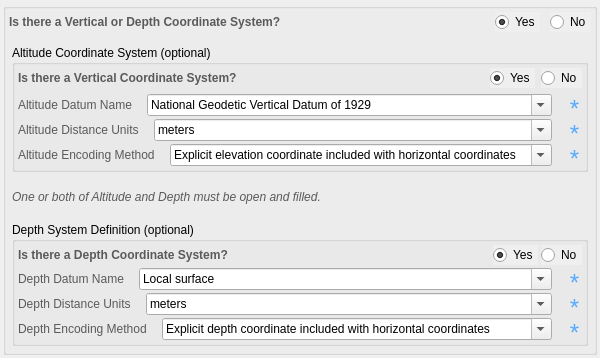
<?xml version="1.0" encoding="UTF-8"?>
<ui version="4.0">
 <class>Form</class>
 <widget class="QWidget" name="Form">
  <property name="geometry">
   <rect>
    <x>0</x>
    <y>0</y>
    <width>529</width>
    <height>354</height>
   </rect>
  </property>
  <property name="sizePolicy">
   <sizepolicy hsizetype="Preferred" vsizetype="Fixed">
    <horstretch>0</horstretch>
    <verstretch>0</verstretch>
   </sizepolicy>
  </property>
  <property name="font">
   <font>
    <family>Arial</family>
   </font>
  </property>
  <property name="focusPolicy">
   <enum>Qt::WheelFocus</enum>
  </property>
  <property name="acceptDrops">
   <bool>true</bool>
  </property>
  <property name="windowTitle">
   <string>Form</string>
  </property>
  <property name="styleSheet">
   <string notr="true">QLabel{
font: 9pt &quot;Arial&quot;;
color: rgb(90, 90, 90);
}

QLineEdit {
font: 9pt &quot;Arial&quot;;
color: rgb(50, 50, 50);
}</string>
  </property>
  <layout class="QVBoxLayout" name="verticalLayout_12" stretch="0">
   <property name="spacing">
    <number>3</number>
   </property>
   <property name="leftMargin">
    <number>3</number>
   </property>
   <property name="topMargin">
    <number>3</number>
   </property>
   <property name="rightMargin">
    <number>3</number>
   </property>
   <property name="bottomMargin">
    <number>3</number>
   </property>
   <item>
    <widget class="QGroupBox" name="fgdc_vertdef">
     <property name="sizePolicy">
      <sizepolicy hsizetype="Preferred" vsizetype="Fixed">
       <horstretch>0</horstretch>
       <verstretch>0</verstretch>
      </sizepolicy>
     </property>
     <property name="title">
      <string/>
     </property>
     <layout class="QVBoxLayout" name="verticalLayout_3">
      <property name="spacing">
       <number>10</number>
      </property>
      <property name="leftMargin">
       <number>3</number>
      </property>
      <property name="topMargin">
       <number>3</number>
      </property>
      <property name="rightMargin">
       <number>3</number>
      </property>
      <property name="bottomMargin">
       <number>3</number>
      </property>
      <item>
       <layout class="QHBoxLayout" name="horizontalLayout_27">
        <item>
         <widget class="QLabel" name="label_15">
          <property name="minimumSize">
           <size>
            <width>0</width>
            <height>20</height>
           </size>
          </property>
          <property name="styleSheet">
           <string notr="true">font: bold;</string>
          </property>
          <property name="text">
           <string>Is there a Vertical or Depth Coordinate System?</string>
          </property>
         </widget>
        </item>
        <item>
         <spacer name="horizontalSpacer_5">
          <property name="orientation">
           <enum>Qt::Horizontal</enum>
          </property>
          <property name="sizeHint" stdset="0">
           <size>
            <width>40</width>
            <height>20</height>
           </size>
          </property>
         </spacer>
        </item>
        <item>
         <widget class="QRadioButton" name="rbtn_yes">
          <property name="autoFillBackground">
           <bool>true</bool>
          </property>
          <property name="text">
           <string>Yes</string>
          </property>
          <property name="checked">
           <bool>true</bool>
          </property>
         </widget>
        </item>
        <item>
         <widget class="QRadioButton" name="rbtn_no">
          <property name="autoFillBackground">
           <bool>true</bool>
          </property>
          <property name="text">
           <string>No</string>
          </property>
          <property name="checked">
           <bool>false</bool>
          </property>
         </widget>
        </item>
       </layout>
      </item>
      <item>
       <widget class="QWidget" name="content_layout" native="true">
        <layout class="QVBoxLayout" name="verticalLayout">
         <property name="spacing">
          <number>3</number>
         </property>
         <property name="leftMargin">
          <number>3</number>
         </property>
         <property name="topMargin">
          <number>3</number>
         </property>
         <property name="rightMargin">
          <number>3</number>
         </property>
         <property name="bottomMargin">
          <number>3</number>
         </property>
         <item>
          <widget class="QGroupBox" name="fgdc_altsys">
           <property name="sizePolicy">
            <sizepolicy hsizetype="Preferred" vsizetype="Fixed">
             <horstretch>0</horstretch>
             <verstretch>0</verstretch>
            </sizepolicy>
           </property>
           <property name="title">
            <string>Altitude Coordinate System (optional)</string>
           </property>
           <layout class="QVBoxLayout" name="verticalLayout_10">
            <property name="leftMargin">
             <number>3</number>
            </property>
            <property name="topMargin">
             <number>3</number>
            </property>
            <property name="rightMargin">
             <number>3</number>
            </property>
            <property name="bottomMargin">
             <number>3</number>
            </property>
            <item>
             <layout class="QHBoxLayout" name="horizontalLayout_34">
              <item>
               <widget class="QLabel" name="label_33">
                <property name="minimumSize">
                 <size>
                  <width>0</width>
                  <height>20</height>
                 </size>
                </property>
                <property name="styleSheet">
                 <string notr="true">font: bold;</string>
                </property>
                <property name="text">
                 <string>Is there a Vertical Coordinate System?</string>
                </property>
               </widget>
              </item>
              <item>
               <spacer name="horizontalSpacer_12">
                <property name="orientation">
                 <enum>Qt::Horizontal</enum>
                </property>
                <property name="sizeHint" stdset="0">
                 <size>
                  <width>40</width>
                  <height>20</height>
                 </size>
                </property>
               </spacer>
              </item>
              <item>
               <widget class="QRadioButton" name="rbtn_yes_alt">
                <property name="autoFillBackground">
                 <bool>true</bool>
                </property>
                <property name="text">
                 <string>Yes</string>
                </property>
                <property name="checked">
                 <bool>true</bool>
                </property>
               </widget>
              </item>
              <item>
               <widget class="QRadioButton" name="rbtn_no_alt">
                <property name="autoFillBackground">
                 <bool>true</bool>
                </property>
                <property name="text">
                 <string>No</string>
                </property>
                <property name="checked">
                 <bool>false</bool>
                </property>
               </widget>
              </item>
             </layout>
            </item>
            <item>
             <widget class="QWidget" name="altsys_contents" native="true">
              <layout class="QVBoxLayout" name="verticalLayout_11">
               <property name="spacing">
                <number>3</number>
               </property>
               <property name="leftMargin">
                <number>0</number>
               </property>
               <property name="topMargin">
                <number>0</number>
               </property>
               <property name="rightMargin">
                <number>0</number>
               </property>
               <property name="bottomMargin">
                <number>0</number>
               </property>
               <item>
                <layout class="QHBoxLayout" name="horizontalLayout_13">
                 <property name="spacing">
                  <number>15</number>
                 </property>
                 <item>
                  <widget class="QLabel" name="label_34">
                   <property name="text">
                    <string>Altitude Datum Name</string>
                   </property>
                  </widget>
                 </item>
                 <item>
                  <widget class="QComboBox" name="fgdc_altdatum">
                   <property name="sizePolicy">
                    <sizepolicy hsizetype="Expanding" vsizetype="Fixed">
                     <horstretch>0</horstretch>
                     <verstretch>0</verstretch>
                    </sizepolicy>
                   </property>
                   <property name="minimumSize">
                    <size>
                     <width>140</width>
                     <height>0</height>
                    </size>
                   </property>
                   <property name="editable">
                    <bool>true</bool>
                   </property>
                   <property name="currentText">
                    <string>National Geodetic Vertical Datum of 1929</string>
                   </property>
                   <property name="text" stdset="0">
                    <string/>
                   </property>
                   <item>
                    <property name="text">
                     <string>National Geodetic Vertical Datum of 1929</string>
                    </property>
                   </item>
                   <item>
                    <property name="text">
                     <string>North American Vertical Datum of 1988</string>
                    </property>
                   </item>
                  </widget>
                 </item>
                 <item>
                  <widget class="QLabel" name="label_35">
                   <property name="sizePolicy">
                    <sizepolicy hsizetype="Fixed" vsizetype="Minimum">
                     <horstretch>0</horstretch>
                     <verstretch>0</verstretch>
                    </sizepolicy>
                   </property>
                   <property name="minimumSize">
                    <size>
                     <width>15</width>
                     <height>0</height>
                    </size>
                   </property>
                   <property name="maximumSize">
                    <size>
                     <width>16777215</width>
                     <height>20</height>
                    </size>
                   </property>
                   <property name="font">
                    <font>
                     <family>Arial</family>
                     <pointsize>9</pointsize>
                     <weight>50</weight>
                     <italic>false</italic>
                     <bold>false</bold>
                    </font>
                   </property>
                   <property name="toolTip">
                    <string>Required</string>
                   </property>
                   <property name="text">
                    <string>&lt;html&gt;&lt;head/&gt;&lt;body&gt;&lt;p&gt;&lt;span style=&quot; font-size:18pt; color:#55aaff;&quot;&gt;*&lt;/span&gt;&lt;/p&gt;&lt;/body&gt;&lt;/html&gt;</string>
                   </property>
                   <property name="scaledContents">
                    <bool>true</bool>
                   </property>
                   <property name="alignment">
                    <set>Qt::AlignHCenter|Qt::AlignTop</set>
                   </property>
                   <property name="margin">
                    <number>0</number>
                   </property>
                   <property name="indent">
                    <number>0</number>
                   </property>
                  </widget>
                 </item>
                </layout>
               </item>
               <item>
                <layout class="QHBoxLayout" name="horizontalLayout_14">
                 <property name="spacing">
                  <number>15</number>
                 </property>
                 <item>
                  <widget class="QLabel" name="label_36">
                   <property name="text">
                    <string>Altitude Distance Units</string>
                   </property>
                  </widget>
                 </item>
                 <item>
                  <widget class="QComboBox" name="fgdc_altunits">
                   <property name="sizePolicy">
                    <sizepolicy hsizetype="Expanding" vsizetype="Fixed">
                     <horstretch>0</horstretch>
                     <verstretch>0</verstretch>
                    </sizepolicy>
                   </property>
                   <property name="editable">
                    <bool>true</bool>
                   </property>
                   <property name="text" stdset="0">
                    <string/>
                   </property>
                   <item>
                    <property name="text">
                     <string>meters</string>
                    </property>
                   </item>
                   <item>
                    <property name="text">
                     <string>feet</string>
                    </property>
                   </item>
                  </widget>
                 </item>
                 <item>
                  <widget class="QLabel" name="label_37">
                   <property name="sizePolicy">
                    <sizepolicy hsizetype="Fixed" vsizetype="Minimum">
                     <horstretch>0</horstretch>
                     <verstretch>0</verstretch>
                    </sizepolicy>
                   </property>
                   <property name="minimumSize">
                    <size>
                     <width>15</width>
                     <height>0</height>
                    </size>
                   </property>
                   <property name="maximumSize">
                    <size>
                     <width>16777215</width>
                     <height>20</height>
                    </size>
                   </property>
                   <property name="font">
                    <font>
                     <family>Arial</family>
                     <pointsize>9</pointsize>
                     <weight>50</weight>
                     <italic>false</italic>
                     <bold>false</bold>
                    </font>
                   </property>
                   <property name="toolTip">
                    <string>Required</string>
                   </property>
                   <property name="text">
                    <string>&lt;html&gt;&lt;head/&gt;&lt;body&gt;&lt;p&gt;&lt;span style=&quot; font-size:18pt; color:#55aaff;&quot;&gt;*&lt;/span&gt;&lt;/p&gt;&lt;/body&gt;&lt;/html&gt;</string>
                   </property>
                   <property name="scaledContents">
                    <bool>true</bool>
                   </property>
                   <property name="alignment">
                    <set>Qt::AlignHCenter|Qt::AlignTop</set>
                   </property>
                   <property name="margin">
                    <number>0</number>
                   </property>
                   <property name="indent">
                    <number>0</number>
                   </property>
                  </widget>
                 </item>
                </layout>
               </item>
               <item>
                <layout class="QHBoxLayout" name="horizontalLayout_15">
                 <property name="spacing">
                  <number>15</number>
                 </property>
                 <item>
                  <widget class="QLabel" name="label_38">
                   <property name="text">
                    <string>Altitude Encoding Method</string>
                   </property>
                  </widget>
                 </item>
                 <item>
                  <widget class="QComboBox" name="fgdc_altenc">
                   <property name="sizePolicy">
                    <sizepolicy hsizetype="Expanding" vsizetype="Fixed">
                     <horstretch>0</horstretch>
                     <verstretch>0</verstretch>
                    </sizepolicy>
                   </property>
                   <property name="editable">
                    <bool>true</bool>
                   </property>
                   <property name="text" stdset="0">
                    <string/>
                   </property>
                   <item>
                    <property name="text">
                     <string>Explicit elevation coordinate included with horizontal coordinates</string>
                    </property>
                   </item>
                   <item>
                    <property name="text">
                     <string>Implicit coordinate</string>
                    </property>
                   </item>
                   <item>
                    <property name="text">
                     <string>Attribute values</string>
                    </property>
                   </item>
                  </widget>
                 </item>
                 <item>
                  <widget class="QLabel" name="label_39">
                   <property name="sizePolicy">
                    <sizepolicy hsizetype="Fixed" vsizetype="Minimum">
                     <horstretch>0</horstretch>
                     <verstretch>0</verstretch>
                    </sizepolicy>
                   </property>
                   <property name="minimumSize">
                    <size>
                     <width>15</width>
                     <height>0</height>
                    </size>
                   </property>
                   <property name="maximumSize">
                    <size>
                     <width>16777215</width>
                     <height>20</height>
                    </size>
                   </property>
                   <property name="font">
                    <font>
                     <family>Arial</family>
                     <pointsize>9</pointsize>
                     <weight>50</weight>
                     <italic>false</italic>
                     <bold>false</bold>
                    </font>
                   </property>
                   <property name="toolTip">
                    <string>Required</string>
                   </property>
                   <property name="text">
                    <string>&lt;html&gt;&lt;head/&gt;&lt;body&gt;&lt;p&gt;&lt;span style=&quot; font-size:18pt; color:#55aaff;&quot;&gt;*&lt;/span&gt;&lt;/p&gt;&lt;/body&gt;&lt;/html&gt;</string>
                   </property>
                   <property name="scaledContents">
                    <bool>true</bool>
                   </property>
                   <property name="alignment">
                    <set>Qt::AlignHCenter|Qt::AlignTop</set>
                   </property>
                   <property name="margin">
                    <number>0</number>
                   </property>
                   <property name="indent">
                    <number>0</number>
                   </property>
                  </widget>
                 </item>
                </layout>
               </item>
              </layout>
             </widget>
            </item>
           </layout>
          </widget>
         </item>
         <item>
          <spacer name="verticalSpacer_2">
           <property name="orientation">
            <enum>Qt::Vertical</enum>
           </property>
           <property name="sizeType">
            <enum>QSizePolicy::Fixed</enum>
           </property>
           <property name="sizeHint" stdset="0">
            <size>
             <width>20</width>
             <height>15</height>
            </size>
           </property>
          </spacer>
         </item>
         <item>
          <widget class="QLabel" name="label_40">
           <property name="styleSheet">
            <string notr="true">font: italic;</string>
           </property>
           <property name="text">
            <string>One or both of Altitude and Depth must be open and filled.</string>
           </property>
          </widget>
         </item>
         <item>
          <spacer name="verticalSpacer">
           <property name="orientation">
            <enum>Qt::Vertical</enum>
           </property>
           <property name="sizeType">
            <enum>QSizePolicy::Fixed</enum>
           </property>
           <property name="sizeHint" stdset="0">
            <size>
             <width>20</width>
             <height>15</height>
            </size>
           </property>
          </spacer>
         </item>
         <item>
          <widget class="QGroupBox" name="fgdc_depthsys">
           <property name="sizePolicy">
            <sizepolicy hsizetype="Preferred" vsizetype="Fixed">
             <horstretch>0</horstretch>
             <verstretch>0</verstretch>
            </sizepolicy>
           </property>
           <property name="title">
            <string>Depth System Definition (optional)</string>
           </property>
           <layout class="QVBoxLayout" name="verticalLayout_2">
            <property name="spacing">
             <number>3</number>
            </property>
            <property name="leftMargin">
             <number>3</number>
            </property>
            <property name="topMargin">
             <number>3</number>
            </property>
            <property name="rightMargin">
             <number>3</number>
            </property>
            <property name="bottomMargin">
             <number>3</number>
            </property>
            <item>
             <layout class="QHBoxLayout" name="horizontalLayout_32">
              <item>
               <widget class="QLabel" name="label_22">
                <property name="minimumSize">
                 <size>
                  <width>0</width>
                  <height>20</height>
                 </size>
                </property>
                <property name="styleSheet">
                 <string notr="true">font: bold;</string>
                </property>
                <property name="text">
                 <string>Is there a Depth Coordinate System?</string>
                </property>
               </widget>
              </item>
              <item>
               <spacer name="horizontalSpacer_10">
                <property name="orientation">
                 <enum>Qt::Horizontal</enum>
                </property>
                <property name="sizeHint" stdset="0">
                 <size>
                  <width>40</width>
                  <height>20</height>
                 </size>
                </property>
               </spacer>
              </item>
              <item>
               <widget class="QRadioButton" name="rbtn_yes_depth">
                <property name="autoFillBackground">
                 <bool>true</bool>
                </property>
                <property name="text">
                 <string>Yes</string>
                </property>
                <property name="checked">
                 <bool>true</bool>
                </property>
               </widget>
              </item>
              <item>
               <widget class="QRadioButton" name="rbtn_no_depth">
                <property name="autoFillBackground">
                 <bool>true</bool>
                </property>
                <property name="text">
                 <string>No</string>
                </property>
                <property name="checked">
                 <bool>false</bool>
                </property>
               </widget>
              </item>
             </layout>
            </item>
            <item>
             <widget class="QWidget" name="depthsys_contents" native="true">
              <layout class="QVBoxLayout" name="verticalLayout_6">
               <property name="spacing">
                <number>3</number>
               </property>
               <property name="leftMargin">
                <number>0</number>
               </property>
               <property name="topMargin">
                <number>0</number>
               </property>
               <property name="rightMargin">
                <number>0</number>
               </property>
               <property name="bottomMargin">
                <number>0</number>
               </property>
               <item>
                <layout class="QHBoxLayout" name="horizontalLayout_4">
                 <property name="spacing">
                  <number>15</number>
                 </property>
                 <item>
                  <widget class="QLabel" name="label_9">
                   <property name="text">
                    <string>Depth Datum Name</string>
                   </property>
                  </widget>
                 </item>
                 <item>
                  <widget class="QComboBox" name="fgdc_depthdn">
                   <property name="sizePolicy">
                    <sizepolicy hsizetype="Expanding" vsizetype="Fixed">
                     <horstretch>0</horstretch>
                     <verstretch>0</verstretch>
                    </sizepolicy>
                   </property>
                   <property name="minimumSize">
                    <size>
                     <width>140</width>
                     <height>0</height>
                    </size>
                   </property>
                   <property name="editable">
                    <bool>true</bool>
                   </property>
                   <property name="text" stdset="0">
                    <string/>
                   </property>
                   <item>
                    <property name="text">
                     <string>Local surface</string>
                    </property>
                   </item>
                   <item>
                    <property name="text">
                     <string>Chart datum; datum for sounding reduction</string>
                    </property>
                   </item>
                   <item>
                    <property name="text">
                     <string>Lowest astronomical tide</string>
                    </property>
                   </item>
                   <item>
                    <property name="text">
                     <string>Highest astronomical tide</string>
                    </property>
                   </item>
                   <item>
                    <property name="text">
                     <string>Mean low water</string>
                    </property>
                   </item>
                   <item>
                    <property name="text">
                     <string>Mean high water</string>
                    </property>
                   </item>
                   <item>
                    <property name="text">
                     <string>Mean sea level</string>
                    </property>
                   </item>
                   <item>
                    <property name="text">
                     <string>Land survey datum</string>
                    </property>
                   </item>
                   <item>
                    <property name="text">
                     <string>Mean low water springs</string>
                    </property>
                   </item>
                   <item>
                    <property name="text">
                     <string>Mean high water springs</string>
                    </property>
                   </item>
                   <item>
                    <property name="text">
                     <string>Mean low water neap</string>
                    </property>
                   </item>
                   <item>
                    <property name="text">
                     <string>Mean high water neap</string>
                    </property>
                   </item>
                   <item>
                    <property name="text">
                     <string>Mean lower low water</string>
                    </property>
                   </item>
                   <item>
                    <property name="text">
                     <string>Mean lower low water springs</string>
                    </property>
                   </item>
                   <item>
                    <property name="text">
                     <string>Mean higher high water</string>
                    </property>
                   </item>
                   <item>
                    <property name="text">
                     <string>Mean higher low water</string>
                    </property>
                   </item>
                   <item>
                    <property name="text">
                     <string>Mean lower high water</string>
                    </property>
                   </item>
                   <item>
                    <property name="text">
                     <string>Spring tide</string>
                    </property>
                   </item>
                   <item>
                    <property name="text">
                     <string>Tropic lower low water</string>
                    </property>
                   </item>
                   <item>
                    <property name="text">
                     <string>Neap tide</string>
                    </property>
                   </item>
                   <item>
                    <property name="text">
                     <string>High water</string>
                    </property>
                   </item>
                   <item>
                    <property name="text">
                     <string>Higher high water</string>
                    </property>
                   </item>
                   <item>
                    <property name="text">
                     <string>Low water</string>
                    </property>
                   </item>
                   <item>
                    <property name="text">
                     <string>Low-water datum</string>
                    </property>
                   </item>
                   <item>
                    <property name="text">
                     <string>Lowest low water</string>
                    </property>
                   </item>
                   <item>
                    <property name="text">
                     <string>Lower low water</string>
                    </property>
                   </item>
                   <item>
                    <property name="text">
                     <string>Lowest normal low water</string>
                    </property>
                   </item>
                   <item>
                    <property name="text">
                     <string>Mean tide level</string>
                    </property>
                   </item>
                   <item>
                    <property name="text">
                     <string>Indian spring low water</string>
                    </property>
                   </item>
                   <item>
                    <property name="text">
                     <string>High-water full and charge</string>
                    </property>
                   </item>
                   <item>
                    <property name="text">
                     <string>Low-water full and charge</string>
                    </property>
                   </item>
                   <item>
                    <property name="text">
                     <string>Columbia River datum</string>
                    </property>
                   </item>
                   <item>
                    <property name="text">
                     <string>Gulf Coast low water datum</string>
                    </property>
                   </item>
                   <item>
                    <property name="text">
                     <string>Equatorial springs low water</string>
                    </property>
                   </item>
                   <item>
                    <property name="text">
                     <string>Approximate lowest astronomical tide</string>
                    </property>
                   </item>
                   <item>
                    <property name="text">
                     <string>No correction</string>
                    </property>
                   </item>
                  </widget>
                 </item>
                 <item>
                  <widget class="QLabel" name="label_23">
                   <property name="sizePolicy">
                    <sizepolicy hsizetype="Fixed" vsizetype="Minimum">
                     <horstretch>0</horstretch>
                     <verstretch>0</verstretch>
                    </sizepolicy>
                   </property>
                   <property name="minimumSize">
                    <size>
                     <width>15</width>
                     <height>0</height>
                    </size>
                   </property>
                   <property name="maximumSize">
                    <size>
                     <width>16777215</width>
                     <height>20</height>
                    </size>
                   </property>
                   <property name="font">
                    <font>
                     <family>Arial</family>
                     <pointsize>9</pointsize>
                     <weight>50</weight>
                     <italic>false</italic>
                     <bold>false</bold>
                    </font>
                   </property>
                   <property name="toolTip">
                    <string>Required</string>
                   </property>
                   <property name="text">
                    <string>&lt;html&gt;&lt;head/&gt;&lt;body&gt;&lt;p&gt;&lt;span style=&quot; font-size:18pt; color:#55aaff;&quot;&gt;*&lt;/span&gt;&lt;/p&gt;&lt;/body&gt;&lt;/html&gt;</string>
                   </property>
                   <property name="scaledContents">
                    <bool>true</bool>
                   </property>
                   <property name="alignment">
                    <set>Qt::AlignHCenter|Qt::AlignTop</set>
                   </property>
                   <property name="margin">
                    <number>0</number>
                   </property>
                   <property name="indent">
                    <number>0</number>
                   </property>
                  </widget>
                 </item>
                </layout>
               </item>
               <item>
                <layout class="QHBoxLayout" name="horizontalLayout_5">
                 <property name="spacing">
                  <number>15</number>
                 </property>
                 <item>
                  <widget class="QLabel" name="label_12">
                   <property name="text">
                    <string>Depth Distance Units</string>
                   </property>
                  </widget>
                 </item>
                 <item>
                  <widget class="QComboBox" name="fgdc_depthdu">
                   <property name="sizePolicy">
                    <sizepolicy hsizetype="Expanding" vsizetype="Fixed">
                     <horstretch>0</horstretch>
                     <verstretch>0</verstretch>
                    </sizepolicy>
                   </property>
                   <property name="editable">
                    <bool>true</bool>
                   </property>
                   <property name="text" stdset="0">
                    <string/>
                   </property>
                   <item>
                    <property name="text">
                     <string>meters</string>
                    </property>
                   </item>
                   <item>
                    <property name="text">
                     <string>feet</string>
                    </property>
                   </item>
                  </widget>
                 </item>
                 <item>
                  <widget class="QLabel" name="label_24">
                   <property name="sizePolicy">
                    <sizepolicy hsizetype="Fixed" vsizetype="Minimum">
                     <horstretch>0</horstretch>
                     <verstretch>0</verstretch>
                    </sizepolicy>
                   </property>
                   <property name="minimumSize">
                    <size>
                     <width>15</width>
                     <height>0</height>
                    </size>
                   </property>
                   <property name="maximumSize">
                    <size>
                     <width>16777215</width>
                     <height>20</height>
                    </size>
                   </property>
                   <property name="font">
                    <font>
                     <family>Arial</family>
                     <pointsize>9</pointsize>
                     <weight>50</weight>
                     <italic>false</italic>
                     <bold>false</bold>
                    </font>
                   </property>
                   <property name="toolTip">
                    <string>Required</string>
                   </property>
                   <property name="text">
                    <string>&lt;html&gt;&lt;head/&gt;&lt;body&gt;&lt;p&gt;&lt;span style=&quot; font-size:18pt; color:#55aaff;&quot;&gt;*&lt;/span&gt;&lt;/p&gt;&lt;/body&gt;&lt;/html&gt;</string>
                   </property>
                   <property name="scaledContents">
                    <bool>true</bool>
                   </property>
                   <property name="alignment">
                    <set>Qt::AlignHCenter|Qt::AlignTop</set>
                   </property>
                   <property name="margin">
                    <number>0</number>
                   </property>
                   <property name="indent">
                    <number>0</number>
                   </property>
                  </widget>
                 </item>
                </layout>
               </item>
               <item>
                <layout class="QHBoxLayout" name="horizontalLayout_6">
                 <property name="spacing">
                  <number>15</number>
                 </property>
                 <item>
                  <widget class="QLabel" name="label_13">
                   <property name="text">
                    <string>Depth Encoding Method</string>
                   </property>
                  </widget>
                 </item>
                 <item>
                  <widget class="QComboBox" name="fgdc_depthem">
                   <property name="sizePolicy">
                    <sizepolicy hsizetype="Expanding" vsizetype="Fixed">
                     <horstretch>0</horstretch>
                     <verstretch>0</verstretch>
                    </sizepolicy>
                   </property>
                   <property name="editable">
                    <bool>true</bool>
                   </property>
                   <property name="text" stdset="0">
                    <string/>
                   </property>
                   <item>
                    <property name="text">
                     <string>Explicit depth coordinate included with horizontal coordinates</string>
                    </property>
                   </item>
                   <item>
                    <property name="text">
                     <string>Implicit coordinate</string>
                    </property>
                   </item>
                   <item>
                    <property name="text">
                     <string>Attribute values</string>
                    </property>
                   </item>
                  </widget>
                 </item>
                 <item>
                  <widget class="QLabel" name="label_25">
                   <property name="sizePolicy">
                    <sizepolicy hsizetype="Fixed" vsizetype="Minimum">
                     <horstretch>0</horstretch>
                     <verstretch>0</verstretch>
                    </sizepolicy>
                   </property>
                   <property name="minimumSize">
                    <size>
                     <width>15</width>
                     <height>0</height>
                    </size>
                   </property>
                   <property name="maximumSize">
                    <size>
                     <width>16777215</width>
                     <height>20</height>
                    </size>
                   </property>
                   <property name="font">
                    <font>
                     <family>Arial</family>
                     <pointsize>9</pointsize>
                     <weight>50</weight>
                     <italic>false</italic>
                     <bold>false</bold>
                    </font>
                   </property>
                   <property name="toolTip">
                    <string>Required</string>
                   </property>
                   <property name="text">
                    <string>&lt;html&gt;&lt;head/&gt;&lt;body&gt;&lt;p&gt;&lt;span style=&quot; font-size:18pt; color:#55aaff;&quot;&gt;*&lt;/span&gt;&lt;/p&gt;&lt;/body&gt;&lt;/html&gt;</string>
                   </property>
                   <property name="scaledContents">
                    <bool>true</bool>
                   </property>
                   <property name="alignment">
                    <set>Qt::AlignHCenter|Qt::AlignTop</set>
                   </property>
                   <property name="margin">
                    <number>0</number>
                   </property>
                   <property name="indent">
                    <number>0</number>
                   </property>
                  </widget>
                 </item>
                </layout>
               </item>
              </layout>
             </widget>
            </item>
           </layout>
          </widget>
         </item>
        </layout>
       </widget>
      </item>
     </layout>
    </widget>
   </item>
  </layout>
 </widget>
 <resources/>
 <connections/>
</ui>
